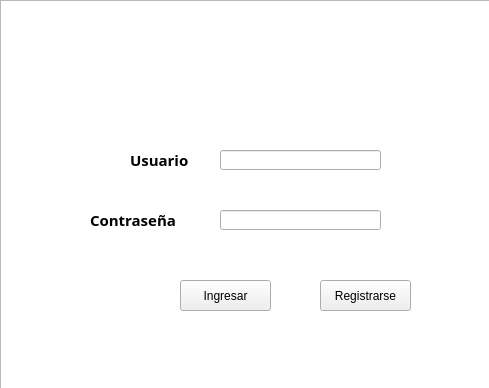
<?xml version="1.0" encoding="UTF-8"?>
<ui version="4.0">
 <class>inicio</class>
 <widget class="QWidget" name="inicio">
  <property name="geometry">
   <rect>
    <x>0</x>
    <y>0</y>
    <width>489</width>
    <height>388</height>
   </rect>
  </property>
  <property name="windowTitle">
   <string>Form</string>
  </property>
  <widget class="QLineEdit" name="UserName">
   <property name="geometry">
    <rect>
     <x>220</x>
     <y>150</y>
     <width>161</width>
     <height>20</height>
    </rect>
   </property>
  </widget>
  <widget class="QLineEdit" name="Password">
   <property name="geometry">
    <rect>
     <x>220</x>
     <y>210</y>
     <width>161</width>
     <height>20</height>
    </rect>
   </property>
  </widget>
  <widget class="QLabel" name="label">
   <property name="geometry">
    <rect>
     <x>130</x>
     <y>150</y>
     <width>80</width>
     <height>20</height>
    </rect>
   </property>
   <property name="font">
    <font>
     <family>Perpetua Titling MT</family>
     <pointsize>11</pointsize>
     <weight>75</weight>
     <bold>true</bold>
    </font>
   </property>
   <property name="text">
    <string>Usuario</string>
   </property>
  </widget>
  <widget class="QLabel" name="label_2">
   <property name="geometry">
    <rect>
     <x>90</x>
     <y>210</y>
     <width>111</width>
     <height>20</height>
    </rect>
   </property>
   <property name="font">
    <font>
     <family>Perpetua Titling MT</family>
     <pointsize>11</pointsize>
     <weight>75</weight>
     <bold>true</bold>
    </font>
   </property>
   <property name="text">
    <string>Contraseña</string>
   </property>
  </widget>
  <widget class="QPushButton" name="pushButton">
   <property name="geometry">
    <rect>
     <x>180</x>
     <y>280</y>
     <width>91</width>
     <height>31</height>
    </rect>
   </property>
   <property name="text">
    <string>Ingresar</string>
   </property>
  </widget>
  <widget class="QLabel" name="label_3">
   <property name="geometry">
    <rect>
     <x>200</x>
     <y>240</y>
     <width>191</width>
     <height>20</height>
    </rect>
   </property>
   <property name="text">
    <string/>
   </property>
  </widget>
  <widget class="QPushButton" name="pushButton_2">
   <property name="geometry">
    <rect>
     <x>320</x>
     <y>280</y>
     <width>91</width>
     <height>31</height>
    </rect>
   </property>
   <property name="text">
    <string>Registrarse</string>
   </property>
  </widget>
  <widget class="QGraphicsView" name="graphicsView">
   <property name="geometry">
    <rect>
     <x>0</x>
     <y>0</y>
     <width>491</width>
     <height>391</height>
    </rect>
   </property>
  </widget>
  <zorder>graphicsView</zorder>
  <zorder>UserName</zorder>
  <zorder>Password</zorder>
  <zorder>label</zorder>
  <zorder>label_2</zorder>
  <zorder>pushButton</zorder>
  <zorder>label_3</zorder>
  <zorder>pushButton_2</zorder>
 </widget>
 <resources/>
 <connections/>
</ui>
